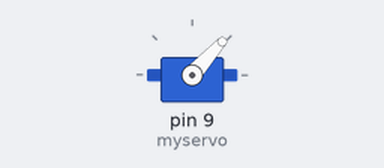
A sketch run on a simulated Arduino Uno, built with avr-gcc and run on an emulated ATmega328P. Parts: servo.

Above: at 0.05 s.
At 0.45 s:
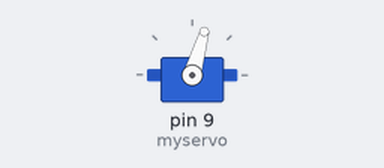
At 0.65 s:
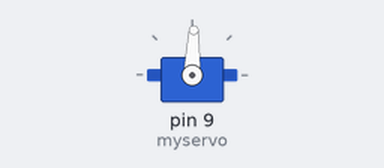
At 1.15 s:
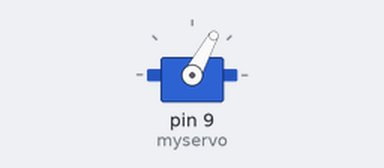
Timing chart, 0 to 3.2 s (numbered marks = the images above):
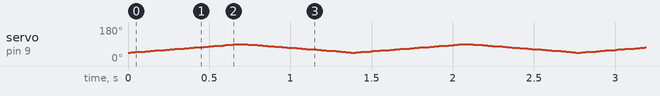

The sketch:

Sweep.ino
```cpp
#include <Servo.h>

Servo myservo;  // create servo object to control a servo
// twelve servo objects can be created on most boards

int pos = 0;    // variable to store the servo position

void setup() {
  myservo.attach(9);  // attaches the servo on pin 9 to the servo object
}

void loop() {
  for (pos = 45; pos <= 90; pos += 1) { // goes from 0 degrees to 180 degrees
    // in steps of 1 degree
    myservo.write(pos);              // tell servo to go to position in variable 'pos'
    delay(15);                       // waits 15ms for the servo to reach the position
  }
  for (pos = 90; pos >= 45; pos -= 1) { // goes from 180 degrees to 0 degrees
    myservo.write(pos);              // tell servo to go to position in variable 'pos'
    delay(15);                       // waits 15ms for the servo to reach the position
  }
}
```
